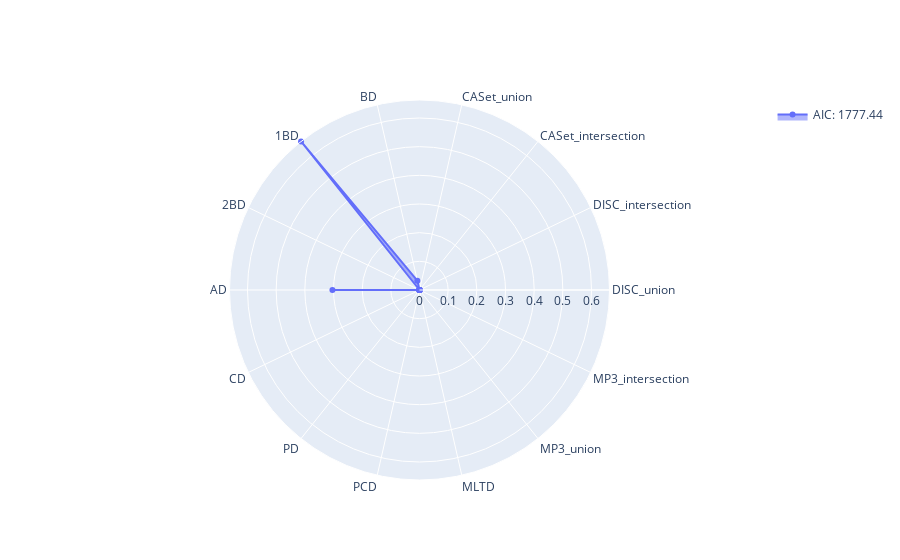

Notebook cell for this chart:
### Code cell
import plotly.graph_objects as go

# Define metrics
metrics = ['DISC_union', 'DISC_intersection', 'CASet_intersection', 'CASet_union', 'BD','1BD', '2BD', 'AD', 'CD', 'PD', 'PCD', 'MLTD', 'MP3_union', 'MP3_intersection']


# Create the radar chart
fig = go.Figure()

aic = 1777.44
weights = [0,0,0,0,n_bd,n_onebd,0,n_ad,0,0,0,0,0,0]

# Complete the loop for plotting
weights_circ = weights + weights[:1]

fig.add_trace(go.Scatterpolar(
    r=weights_circ,
    theta=metrics + [metrics[0]], # complete the loop for the metrics as well
    fill='toself',
    name=f"AIC: {aic:.2f}"
))

fig.update_layout(
    polar=dict(
        radialaxis=dict(
            visible=True,
            range=[0, max(weight for weight in weights)] # corrected line
        )),
    showlegend=True
)

# Save as an HTML file
fig.write_html("gl_radar_chart.html") 

# Show the plot
fig.show()

### Figure 1 — Plotly figure (JSON) as saved in the notebook; plotly's stock layout.template omitted (floating-point values rounded to 4 significant figures)
{"data": [{"fill": "toself", "name": "AIC: 1777.44", "r": [0, 0, 0, 0, 0.03345, 0.6628, 0, 0.3037, 0, 0, 0, 0, 0, 0, 0], "theta": ["DISC_union", "DISC_intersection", "CASet_intersection", "CASet_union", "BD", "1BD", "2BD", "AD", "CD", "PD", "PCD", "MLTD", "MP3_union", "MP3_intersection", "DISC_union"], "type": "scatterpolar"}], "layout": {"polar": {"radialaxis": {"range": [0, 0.6628], "visible": true}}, "showlegend": true}}
